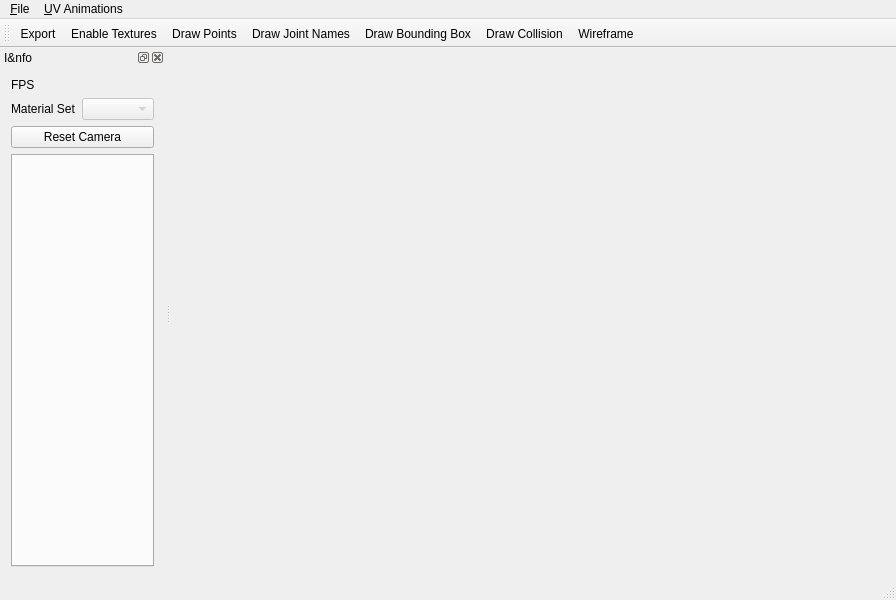
<?xml version="1.0" encoding="UTF-8"?>
<ui version="4.0">
 <class>CMainWindow</class>
 <widget class="QMainWindow" name="CMainWindow">
  <property name="windowModality">
   <enum>Qt::ApplicationModal</enum>
  </property>
  <property name="geometry">
   <rect>
    <x>0</x>
    <y>0</y>
    <width>896</width>
    <height>600</height>
   </rect>
  </property>
  <property name="windowTitle">
   <string>RetroView</string>
  </property>
  <widget class="QWidget" name="centralWidget">
   <property name="focusPolicy">
    <enum>Qt::StrongFocus</enum>
   </property>
   <layout class="QGridLayout" name="gridLayout_4">
    <property name="leftMargin">
     <number>0</number>
    </property>
    <property name="topMargin">
     <number>0</number>
    </property>
    <property name="rightMargin">
     <number>0</number>
    </property>
    <property name="bottomMargin">
     <number>0</number>
    </property>
    <item row="0" column="0">
     <widget class="CGLViewer" name="glView" native="true"/>
    </item>
   </layout>
  </widget>
  <widget class="QMenuBar" name="menuBar">
   <property name="geometry">
    <rect>
     <x>0</x>
     <y>0</y>
     <width>896</width>
     <height>27</height>
    </rect>
   </property>
   <widget class="QMenu" name="menuFile">
    <property name="title">
     <string>&amp;File</string>
    </property>
    <addaction name="actionLoadPak"/>
    <addaction name="actionExport"/>
   </widget>
   <widget class="QMenu" name="menu_Animations">
    <property name="title">
     <string>&amp;UV Animations</string>
    </property>
    <addaction name="actionMode0"/>
    <addaction name="actionMode1"/>
    <addaction name="actionMode2"/>
    <addaction name="actionMode3"/>
    <addaction name="actionMode4And5"/>
    <addaction name="actionMode6"/>
    <addaction name="actionMode7"/>
   </widget>
   <addaction name="menuFile"/>
   <addaction name="menu_Animations"/>
  </widget>
  <widget class="QToolBar" name="mainToolBar">
   <attribute name="toolBarArea">
    <enum>TopToolBarArea</enum>
   </attribute>
   <attribute name="toolBarBreak">
    <bool>false</bool>
   </attribute>
   <addaction name="actionExport"/>
   <addaction name="actionEnableTextures"/>
   <addaction name="actionDrawPoints"/>
   <addaction name="actionDrawJointNames"/>
   <addaction name="actionDrawBoundingBox"/>
   <addaction name="actionDrawCollision"/>
   <addaction name="actionWireframe"/>
  </widget>
  <widget class="QStatusBar" name="statusBar"/>
  <widget class="QDockWidget" name="dockWidget">
   <property name="windowTitle">
    <string>I&amp;nfo</string>
   </property>
   <attribute name="dockWidgetArea">
    <number>1</number>
   </attribute>
   <widget class="QWidget" name="dockWidgetContents">
    <layout class="QGridLayout" name="gridLayout">
     <item row="0" column="0">
      <widget class="QLabel" name="fpsLabel">
       <property name="text">
        <string>FPS</string>
       </property>
      </widget>
     </item>
     <item row="1" column="0">
      <widget class="QLabel" name="materialSetLbl">
       <property name="text">
        <string>Material Set</string>
       </property>
      </widget>
     </item>
     <item row="1" column="1">
      <widget class="QComboBox" name="materialSetComboBox">
       <property name="enabled">
        <bool>false</bool>
       </property>
      </widget>
     </item>
     <item row="3" column="0" colspan="2">
      <widget class="QTabWidget" name="tabWidget">
       <property name="tabPosition">
        <enum>QTabWidget::West</enum>
       </property>
      </widget>
     </item>
     <item row="2" column="0" colspan="2">
      <widget class="QPushButton" name="resetCameraButton">
       <property name="text">
        <string>Reset Camera</string>
       </property>
      </widget>
     </item>
    </layout>
   </widget>
  </widget>
  <action name="actionExport">
   <property name="text">
    <string>&amp;Export</string>
   </property>
  </action>
  <action name="actionMode0">
   <property name="checkable">
    <bool>true</bool>
   </property>
   <property name="text">
    <string>Mode &amp;0</string>
   </property>
  </action>
  <action name="actionMode1">
   <property name="checkable">
    <bool>true</bool>
   </property>
   <property name="text">
    <string>Mode &amp;1</string>
   </property>
  </action>
  <action name="actionMode2">
   <property name="checkable">
    <bool>true</bool>
   </property>
   <property name="text">
    <string>Mode &amp;2</string>
   </property>
  </action>
  <action name="actionMode3">
   <property name="checkable">
    <bool>true</bool>
   </property>
   <property name="text">
    <string>Mode &amp;3</string>
   </property>
  </action>
  <action name="actionMode4And5">
   <property name="checkable">
    <bool>true</bool>
   </property>
   <property name="text">
    <string>Mode &amp;4/&amp;5</string>
   </property>
  </action>
  <action name="actionMode6">
   <property name="checkable">
    <bool>true</bool>
   </property>
   <property name="text">
    <string>Mode &amp;6</string>
   </property>
   <property name="menuRole">
    <enum>QAction::NoRole</enum>
   </property>
  </action>
  <action name="actionLoadPak">
   <property name="text">
    <string>Load &amp;Pak</string>
   </property>
   <property name="menuRole">
    <enum>QAction::NoRole</enum>
   </property>
  </action>
  <action name="actionMode7">
   <property name="checkable">
    <bool>true</bool>
   </property>
   <property name="text">
    <string>Mode &amp;7</string>
   </property>
   <property name="menuRole">
    <enum>QAction::NoRole</enum>
   </property>
  </action>
  <action name="actionEnableTextures">
   <property name="checkable">
    <bool>true</bool>
   </property>
   <property name="text">
    <string>Enable &amp;Textures</string>
   </property>
   <property name="toolTip">
    <string>Enable Textures</string>
   </property>
   <property name="menuRole">
    <enum>QAction::NoRole</enum>
   </property>
  </action>
  <action name="actionDrawPoints">
   <property name="checkable">
    <bool>true</bool>
   </property>
   <property name="text">
    <string>Draw &amp;Points</string>
   </property>
   <property name="menuRole">
    <enum>QAction::NoRole</enum>
   </property>
  </action>
  <action name="actionDrawJointNames">
   <property name="checkable">
    <bool>true</bool>
   </property>
   <property name="text">
    <string>Draw Joint Names</string>
   </property>
   <property name="menuRole">
    <enum>QAction::NoRole</enum>
   </property>
  </action>
  <action name="actionDrawBoundingBox">
   <property name="checkable">
    <bool>true</bool>
   </property>
   <property name="text">
    <string>Draw Bounding Box</string>
   </property>
   <property name="menuRole">
    <enum>QAction::NoRole</enum>
   </property>
  </action>
  <action name="actionWireframe">
   <property name="checkable">
    <bool>true</bool>
   </property>
   <property name="text">
    <string>Wireframe</string>
   </property>
   <property name="menuRole">
    <enum>QAction::NoRole</enum>
   </property>
  </action>
  <action name="actionDrawCollision">
   <property name="checkable">
    <bool>true</bool>
   </property>
   <property name="text">
    <string>Draw Collision</string>
   </property>
   <property name="menuRole">
    <enum>QAction::NoRole</enum>
   </property>
  </action>
 </widget>
 <layoutdefault spacing="6" margin="11"/>
 <customwidgets>
  <customwidget>
   <class>CGLViewer</class>
   <extends>QWidget</extends>
   <header>ui/CGLViewer.hpp</header>
   <container>1</container>
  </customwidget>
 </customwidgets>
 <resources/>
 <connections>
  <connection>
   <sender>actionExport</sender>
   <signal>triggered()</signal>
   <receiver>CMainWindow</receiver>
   <slot>onExport()</slot>
   <hints>
    <hint type="sourcelabel">
     <x>-1</x>
     <y>-1</y>
    </hint>
    <hint type="destinationlabel">
     <x>414</x>
     <y>208</y>
    </hint>
   </hints>
  </connection>
  <connection>
   <sender>actionMode0</sender>
   <signal>toggled(bool)</signal>
   <receiver>CMainWindow</receiver>
   <slot>onToggled(bool)</slot>
   <hints>
    <hint type="sourcelabel">
     <x>-1</x>
     <y>-1</y>
    </hint>
    <hint type="destinationlabel">
     <x>385</x>
     <y>232</y>
    </hint>
   </hints>
  </connection>
  <connection>
   <sender>actionMode1</sender>
   <signal>toggled(bool)</signal>
   <receiver>CMainWindow</receiver>
   <slot>onToggled(bool)</slot>
   <hints>
    <hint type="sourcelabel">
     <x>-1</x>
     <y>-1</y>
    </hint>
    <hint type="destinationlabel">
     <x>385</x>
     <y>232</y>
    </hint>
   </hints>
  </connection>
  <connection>
   <sender>actionMode2</sender>
   <signal>toggled(bool)</signal>
   <receiver>CMainWindow</receiver>
   <slot>onToggled(bool)</slot>
   <hints>
    <hint type="sourcelabel">
     <x>-1</x>
     <y>-1</y>
    </hint>
    <hint type="destinationlabel">
     <x>385</x>
     <y>232</y>
    </hint>
   </hints>
  </connection>
  <connection>
   <sender>actionMode3</sender>
   <signal>toggled(bool)</signal>
   <receiver>CMainWindow</receiver>
   <slot>onToggled(bool)</slot>
   <hints>
    <hint type="sourcelabel">
     <x>-1</x>
     <y>-1</y>
    </hint>
    <hint type="destinationlabel">
     <x>385</x>
     <y>232</y>
    </hint>
   </hints>
  </connection>
  <connection>
   <sender>actionMode4And5</sender>
   <signal>toggled(bool)</signal>
   <receiver>CMainWindow</receiver>
   <slot>onToggled(bool)</slot>
   <hints>
    <hint type="sourcelabel">
     <x>-1</x>
     <y>-1</y>
    </hint>
    <hint type="destinationlabel">
     <x>385</x>
     <y>232</y>
    </hint>
   </hints>
  </connection>
  <connection>
   <sender>actionMode6</sender>
   <signal>toggled(bool)</signal>
   <receiver>CMainWindow</receiver>
   <slot>onToggled(bool)</slot>
   <hints>
    <hint type="sourcelabel">
     <x>-1</x>
     <y>-1</y>
    </hint>
    <hint type="destinationlabel">
     <x>385</x>
     <y>232</y>
    </hint>
   </hints>
  </connection>
  <connection>
   <sender>actionLoadPak</sender>
   <signal>triggered()</signal>
   <receiver>CMainWindow</receiver>
   <slot>onLoadPak()</slot>
   <hints>
    <hint type="sourcelabel">
     <x>-1</x>
     <y>-1</y>
    </hint>
    <hint type="destinationlabel">
     <x>385</x>
     <y>232</y>
    </hint>
   </hints>
  </connection>
  <connection>
   <sender>actionMode7</sender>
   <signal>toggled(bool)</signal>
   <receiver>CMainWindow</receiver>
   <slot>onToggled(bool)</slot>
   <hints>
    <hint type="sourcelabel">
     <x>-1</x>
     <y>-1</y>
    </hint>
    <hint type="destinationlabel">
     <x>385</x>
     <y>232</y>
    </hint>
   </hints>
  </connection>
  <connection>
   <sender>actionEnableTextures</sender>
   <signal>toggled(bool)</signal>
   <receiver>CMainWindow</receiver>
   <slot>onToggled(bool)</slot>
   <hints>
    <hint type="sourcelabel">
     <x>-1</x>
     <y>-1</y>
    </hint>
    <hint type="destinationlabel">
     <x>447</x>
     <y>299</y>
    </hint>
   </hints>
  </connection>
  <connection>
   <sender>actionDrawBoundingBox</sender>
   <signal>toggled(bool)</signal>
   <receiver>CMainWindow</receiver>
   <slot>onToggled(bool)</slot>
   <hints>
    <hint type="sourcelabel">
     <x>-1</x>
     <y>-1</y>
    </hint>
    <hint type="destinationlabel">
     <x>447</x>
     <y>299</y>
    </hint>
   </hints>
  </connection>
  <connection>
   <sender>actionDrawCollision</sender>
   <signal>toggled(bool)</signal>
   <receiver>CMainWindow</receiver>
   <slot>onToggled(bool)</slot>
   <hints>
    <hint type="sourcelabel">
     <x>-1</x>
     <y>-1</y>
    </hint>
    <hint type="destinationlabel">
     <x>447</x>
     <y>299</y>
    </hint>
   </hints>
  </connection>
  <connection>
   <sender>actionDrawPoints</sender>
   <signal>toggled(bool)</signal>
   <receiver>CMainWindow</receiver>
   <slot>onToggled(bool)</slot>
   <hints>
    <hint type="sourcelabel">
     <x>-1</x>
     <y>-1</y>
    </hint>
    <hint type="destinationlabel">
     <x>447</x>
     <y>299</y>
    </hint>
   </hints>
  </connection>
  <connection>
   <sender>actionWireframe</sender>
   <signal>toggled(bool)</signal>
   <receiver>CMainWindow</receiver>
   <slot>onToggled(bool)</slot>
   <hints>
    <hint type="sourcelabel">
     <x>-1</x>
     <y>-1</y>
    </hint>
    <hint type="destinationlabel">
     <x>447</x>
     <y>299</y>
    </hint>
   </hints>
  </connection>
  <connection>
   <sender>materialSetComboBox</sender>
   <signal>currentIndexChanged(int)</signal>
   <receiver>CMainWindow</receiver>
   <slot>onMaterialSetChanged(int)</slot>
   <hints>
    <hint type="sourcelabel">
     <x>138</x>
     <y>135</y>
    </hint>
    <hint type="destinationlabel">
     <x>447</x>
     <y>299</y>
    </hint>
   </hints>
  </connection>
 </connections>
 <slots>
  <slot>onExport()</slot>
  <slot>onToggled(bool)</slot>
  <slot>onLoadPak()</slot>
  <slot>onMaterialSetChanged(int)</slot>
 </slots>
</ui>
